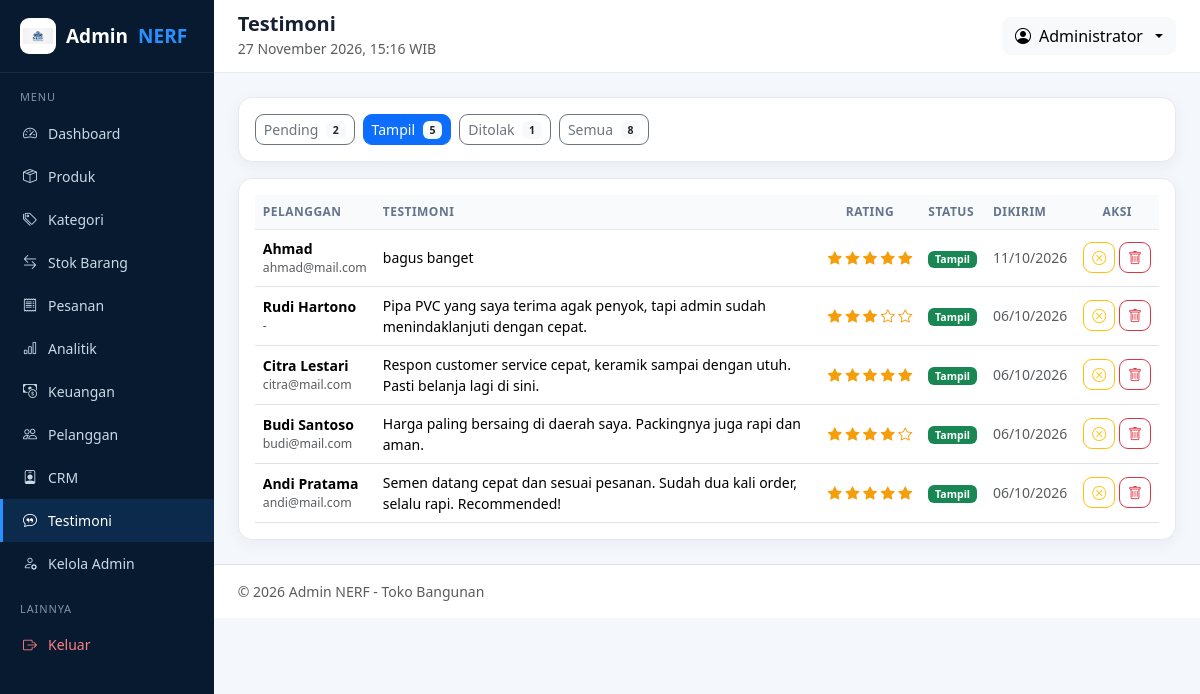
Page /admin/testimoni.php?filter=Tampil (signed in) on the committed database.
### tables this page shows
CREATE TABLE `testimoni` (
  `id_testimoni` int NOT NULL AUTO_INCREMENT,
  `id_pelanggan` int DEFAULT NULL,
  `nama` varchar(100) NOT NULL,
  `isi` text NOT NULL,
  `rating` int DEFAULT '5',
  `status` enum('Pending','Tampil','Ditolak') DEFAULT 'Pending',
  `dibuat_pada` timestamp NOT NULL DEFAULT CURRENT_TIMESTAMP,
  PRIMARY KEY (`id_testimoni`)
);

CREATE TABLE `pelanggan` (
  `id_pelanggan` int NOT NULL AUTO_INCREMENT,
  `nama_lengkap` varchar(100) NOT NULL,
  `email` varchar(100) NOT NULL,
  `password` varchar(255) NOT NULL,
  `nomor_hp` varchar(20) DEFAULT NULL,
  `foto` varchar(255) DEFAULT NULL,
  `status` enum('Aktif','Nonaktif') DEFAULT 'Aktif',
  `dibuat_pada` timestamp NOT NULL DEFAULT CURRENT_TIMESTAMP,
  PRIMARY KEY (`id_pelanggan`),
  UNIQUE KEY `email` (`email`)
);

### config/fungsi/url.php (called while the page is built)
<?php
function base_url(): string
{
    static $base = null;
    if ($base !== null) {
        return $base;
    }
    $dir = str_replace('\\', '/', dirname(str_replace('\\', '/', $_SERVER['SCRIPT_NAME'] ?? '/')));
    $dir = ($dir === '/' || $dir === '.') ? '' : rtrim($dir, '/');
    if (basename($dir) === 'admin') {
        $dir = str_replace('\\', '/', dirname($dir));
        $dir = ($dir === '/' || $dir === '.') ? '' : rtrim($dir, '/');
    }
    $base = $dir;
    return $base;
}
function root_url(string $file = ''): string
{
    return (base_url() ?: '') . '/' . ltrim($file, '/');
}
function img_url(string $file): string
{
    $path = __DIR__ . '/../../' . ltrim($file, '/');
    $v    = is_file($path) ? filemtime($path) : 0;
    return root_url($file) . '?v=' . $v;
}
function aset_url(string $file): string
{
    $path = __DIR__ . '/../../assets/' . ltrim($file, '/');
    $v    = is_file($path) ? filemtime($path) : 0;
    return root_url('assets/' . ltrim($file, '/')) . '?v=' . $v;
}

### config/fungsi/teks.php (called while the page is built, shortened)
<?php
function e($value): string
{
    return htmlspecialchars((string)($value ?? ''), ENT_QUOTES, 'UTF-8');
}

### config/fungsi/auth.php (called while the page is built, shortened)
<?php
function sudah_login(): bool
{
    return isset($_SESSION['admin_id']);
}
function admin_saat_ini(): ?array
{
    static $cache = null;
    if ($cache !== null) {
        return $cache;
    }
    global $koneksi;
    $stmt = $koneksi->prepare('SELECT * FROM admin WHERE id_admin = ? LIMIT 1');
    $stmt->bind_param('i', $_SESSION['admin_id']);
    $stmt->execute();
    $cache = $stmt->get_result()->fetch_assoc() ?: null;
    return $cache;
}
function butuh_role(array $roles): void
{
    $admin = admin_saat_ini();
}

### admin/testimoni.php (the view, shortened to what this page needs)
<?php
require_once __DIR__ . '/../config/fungsi.php';
butuh_role(['Super Admin', 'Admin', 'Customer Service']);
$judul = 'Testimoni';
$warna_status = ['Pending' => 'warning', 'Tampil' => 'success', 'Ditolak' => 'danger'];
$filter = $_GET['filter'] ?? 'Pending';
$sql    = "SELECT t.*, p.email
           FROM testimoni t
           LEFT JOIN pelanggan p ON p.id_pelanggan = t.id_pelanggan";
$args   = [];
if ($filter !== 'Semua') {
    $sql   .= ' WHERE t.status = ?';
    $args[] = $filter;
}
$sql .= ' ORDER BY t.id_testimoni DESC';
$stmt = $koneksi->prepare($sql);
if ($args) {
    $bind = [];
    foreach ($args as $i => $v) {
        $bind[$i] = &$args[$i];
    }
    $stmt->bind_param('s', ...$bind);
}
$stmt->execute();
$data = $stmt->get_result()->fetch_all(MYSQLI_ASSOC);
$jumlah = ['Pending' => 0, 'Tampil' => 0, 'Ditolak' => 0, 'Semua' => 0];
foreach ($koneksi->query('SELECT status, COUNT(*) c FROM testimoni GROUP BY status')->fetch_all(MYSQLI_ASSOC) as $r) {
    $jumlah[$r['status']] = (int)$r['c'];
    $jumlah['Semua']     += (int)$r['c'];
}
include __DIR__ . '/layout/header.php';
?>
<div class="card-panel p-3 mb-3">
    <div class="d-flex flex-wrap gap-2">
        <?php foreach ($jumlah as $status => $n): ?>
            <a href="testimoni.php?filter=<?= urlencode($status) ?>"
               class="btn btn-sm <?= $filter === $status ? 'btn-primary' : 'btn-outline-secondary' ?>">
                <?= e($status) ?>
                <span class="badge bg-light text-dark ms-1"><?= (int)$n ?></span>
            </a>
        <?php endforeach; ?>
    </div>
</div>
<div class="card-panel p-3">
    <div class="table-responsive">
        <table class="table align-middle mb-0">
            <thead>
                <tr>
                    <th>Pelanggan</th>
                    <th style="min-width:280px">Testimoni</th>
                    <th class="text-center">Rating</th>
                    <th>Status</th>
                    <th>Dikirim</th>
                    <th class="text-center">Aksi</th>
                </tr>
            </thead>
            <tbody>
                <?php foreach ($data as $t): ?>
                    <tr>
                        <td>
                            <div class="fw-semibold"><?= e($t['nama']) ?></div>
                            <div class="text-muted small"><?= e($t['email'] ?? '-') ?></div>
                        </td>
                        <td class="small"><?= e($t['isi']) ?></td>
                        <td class="text-center" style="color:#f59e0b;white-space:nowrap">
                            <?php for ($i = 1; $i <= 5; $i++): ?>
                                <i class="bi <?= $i <= (int)$t['rating'] ? 'bi-star-fill' : 'bi-star' ?>"></i>
                            <?php endfor; ?>
                        </td>
                        <td>
                            <span class="badge bg-<?= $warna_status[$t['status']] ?? 'secondary' ?>">
                                <?= e($t['status']) ?>
                            </span>
                        </td>
                        <td class="text-muted small"><?= date('d/m/Y', strtotime($t['dibuat_pada'])) ?></td>
                        <td class="text-center" style="white-space:nowrap">
                            <?php if ($t['status'] !== 'Ditolak'): ?>
                                <a href="testimoni.php?aksi=tolak&id=<?= (int)$t['id_testimoni'] ?>&filter=<?= urlencode($filter) ?>"
                                   class="btn btn-sm btn-outline-warning" title="Tolak"
                                   onclick="return confirm('Tolak testimoni ini?')">
                                    <i class="bi bi-x-circle"></i>
                                </a>
                            <?php endif; ?>
                            <a href="testimoni.php?aksi=hapus&id=<?= (int)$t['id_testimoni'] ?>&filter=<?= urlencode($filter) ?>"
                               class="btn btn-sm btn-outline-danger" title="Hapus permanen"
                               onclick="return confirm('Hapus testimoni ini secara permanen?')">
                                <i class="bi bi-trash"></i>
                            </a>
                        </td>
                    </tr>
                <?php endforeach; ?>
            </tbody>
        </table>
    </div>
</div>
<?php include __DIR__ . '/layout/footer.php'; ?>

### admin/layout/header.php (shortened to what this page needs)
<?php
$admin = admin_saat_ini();
$menu = [
    ['Berkas' => 'index.php',    'Ikon' => 'bi-speedometer2',     'Label' => 'Dashboard'],
    ['Berkas' => 'produk.php',   'Ikon' => 'bi-box-seam',         'Label' => 'Produk'],
    ['Berkas' => 'kategori.php', 'Ikon' => 'bi-tags',             'Label' => 'Kategori'],
    ['Berkas' => 'stok.php',     'Ikon' => 'bi-arrow-left-right', 'Label' => 'Stok Barang'],
    ['Berkas' => 'pesanan.php',  'Ikon' => 'bi-receipt',          'Label' => 'Pesanan'],
    ['Berkas' => 'analitik.php', 'Ikon' => 'bi-bar-chart',        'Label' => 'Analitik'],
    ['Berkas' => 'keuangan.php', 'Ikon' => 'bi-cash-coin',        'Label' => 'Keuangan'],
    ['Berkas' => 'pelanggan.php','Ikon' => 'bi-people',           'Label' => 'Pelanggan'],
    ['Berkas' => 'crm.php',      'Ikon' => 'bi-person-badge',     'Label' => 'CRM'],
    ['Berkas' => 'testimoni.php','Ikon' => 'bi-chat-quote',       'Label' => 'Testimoni'],
    ['Berkas' => 'user.php',     'Ikon' => 'bi-person-gear',      'Label' => 'Kelola Admin'],
];
$halaman = basename($_SERVER['PHP_SELF']);
?>
<!DOCTYPE html>
<html lang="id">
<head>
    <link href="https://cdn.jsdelivr.net/npm/bootstrap@5.3.3/dist/css/bootstrap.min.css" rel="stylesheet">
    <link href="https://cdn.jsdelivr.net/npm/bootstrap-icons@1.11.3/font/bootstrap-icons.css" rel="stylesheet">
    <link href="<?= aset_url('css/admin.css') ?>" rel="stylesheet">
</head>
<body>
<div class="d-flex">
    <aside class="sidebar d-none d-lg-block">
        <a href="../beranda.php" class="brand">
            <div class="logo-box"><img src="<?= img_url('TokoLogo.png') ?>" alt="Logo" onerror="this.remove()"></div>
            Admin <span>NERF</span>
        </a>
        <div class="nav-section">Menu</div>
        <nav class="nav flex-column">
            <?php foreach ($menu as $m): ?>
                <a class="nav-link <?= $halaman === $m['Berkas'] ? 'active' : '' ?>" href="<?= $m['Berkas'] ?>">
                    <i class="bi <?= $m['Ikon'] ?>"></i> <?= $m['Label'] ?>
                </a>
            <?php endforeach; ?>
        </nav>
        <div class="nav-section">Lainnya</div>
        <nav class="nav flex-column">
            <a class="nav-link" href="../keluar.php" style="color:#ff8080">
                <i class="bi bi-box-arrow-right"></i> Keluar
            </a>
        </nav>
    </aside>
    <div class="flex-grow-1">
        <header class="topbar d-flex justify-content-between align-items-center">
            <div>
                <h5 class="mb-0 fw-bold"><?= e($judul ?? 'Dashboard') ?></h5>
                <small class="text-muted"><?= date('d F Y, H:i') ?> WIB</small>
            </div>
            <div class="dropdown">
                <button class="btn btn-light dropdown-toggle d-flex align-items-center gap-2" data-bs-toggle="dropdown">
                    <i class="bi bi-person-circle"></i>
                    <span><?= e($admin['nama_lengkap'] ?? 'Admin') ?></span>
                </button>
            </div>
        </header>
        <main class="content">

### assets/css/admin.css (style rules this page uses)
body { font-family: "Segoe UI", Arial, sans-serif; background: #f4f7fb; color: #172033; }
.sidebar { width: 250px; background: #071a2f; color: #cbd8e8; min-height: 100vh; }
.sidebar .brand { color: #fff; font-weight: 800; font-size: 19px; text-decoration: none; display: flex; align-items: center; gap: 10px; padding: 18px 20px; border-bottom: 1px solid rgba(255, 255, 255, .08); }
.sidebar .brand span { color: #2991ff; }
.logo-box { width: 36px; height: 36px; border-radius: 9px; overflow: hidden; flex-shrink: 0; display: flex; align-items: center; justify-content: center; }
.logo-box img { width: 100%; height: 100%; object-fit: contain; background: #fff; padding: 3px; }
.sidebar .nav-link { color: #cbd8e8; font-size: 14px; padding: 11px 20px; display: flex; align-items: center; gap: 11px; border-left: 3px solid transparent; }
.sidebar .nav-link.active { background: rgba(41, 145, 255, .14); color: #fff; border-left-color: #2991ff; }
.sidebar .nav-section { font-size: 11px; text-transform: uppercase; letter-spacing: .08em; color: #7f93ab; padding: 16px 20px 6px; }
.topbar { background: #fff; border-bottom: 1px solid #e5eaf1; padding: 12px 24px; }
.content { padding: 24px; }
.card-panel { background: #fff; border: 1px solid #e5eaf1; border-radius: 14px; box-shadow: 0 4px 16px rgba(7, 26, 47, .05); }
.table thead th { font-size: 12px; text-transform: uppercase; letter-spacing: .04em; color: #64748b; background: #f8fafc; border-bottom: 1px solid #e5eaf1; }
.table td { vertical-align: middle; font-size: 14px; }
.btn { border-radius: 9px; }

### rows in the picture
testimoni: nama "Ahmad", id_pelanggan.email "ahmad@mail.com", isi "bagus banget", rating 5 (drawn), status "Tampil", dibuat_pada "11/10/2026"
testimoni: nama "Rudi Hartono", email "-", isi "Pipa PVC yang saya terima agak penyok, tapi admin sudah menindaklanjuti dengan cepat.", rating 3 (drawn), status "Tampil", dibuat_pada "06/10/2026"
testimoni: nama "Citra Lestari", id_pelanggan.email "citra@mail.com", isi "Respon customer service cepat, keramik sampai dengan utuh. Pasti belanja lagi di sini.", rating 5 (drawn), status "Tampil", dibuat_pada "06/10/2026"
testimoni: nama "Budi Santoso", id_pelanggan.email "budi@mail.com", isi "Harga paling bersaing di daerah saya. Packingnya juga rapi dan aman.", rating 4 (drawn), status "Tampil", dibuat_pada "06/10/2026"
testimoni: nama "Andi Pratama", id_pelanggan.email "andi@mail.com", isi "Semen datang cepat dan sesuai pesanan. Sudah dua kali order, selalu rapi. Recommended!", rating 5 (drawn), status "Tampil", dibuat_pada "06/10/2026"

### other values in the picture
$m['Label'] "Dashboard"
$m['Label'] "Produk"
$m['Label'] "Kategori"
$m['Label'] "Stok Barang"
$m['Label'] "Pesanan"
$m['Label'] "Analitik"
$m['Label'] "Keuangan"
$m['Label'] "Pelanggan"
$m['Label'] "CRM"
$m['Label'] "Testimoni"
$m['Label'] "Kelola Admin"
$judul "Testimoni"
$admin['nama_lengkap'] "Administrator"
$status "Pending"
$n "2"
